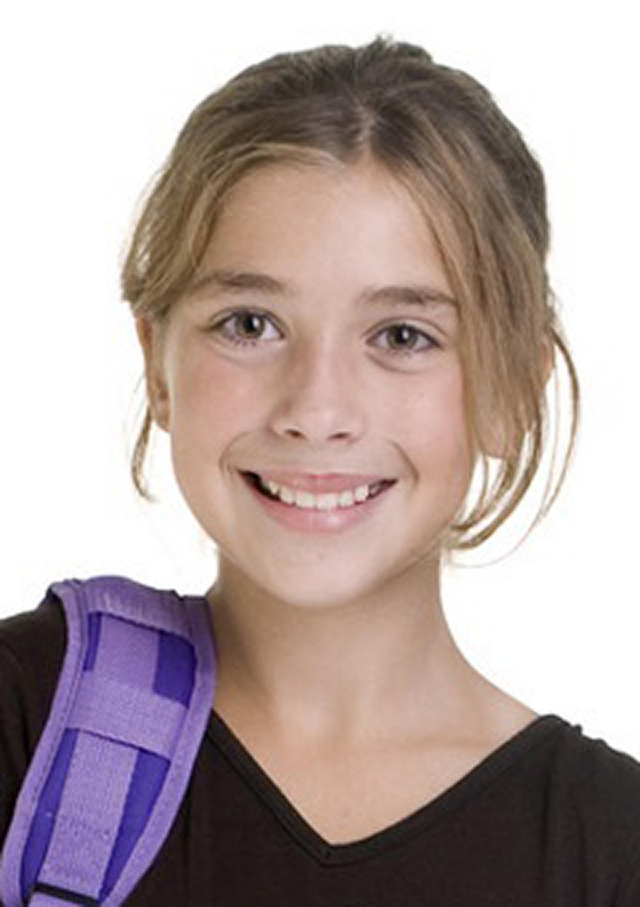
#> input picture 1.4.4/student.jpg, 1920 x 2720 px (shown at 1/3 size)
$ python earthEyes.py
#> lines starting #> are read from the running program, lines starting #| are printed output that depends on the picture
'''
earthEyes demonstrates PIL.Image.paste()
Unpublished work (c)2013 Project Lead The Way
CSE Activity 1.3.7 PIL API
Version 9/10/2013

13. matplotlib.pyplot (plt) – It allows interactive plot charts to be used
    numpy (np) – It allows use to have tools and math capabilities
    PIL – Allows us to manage image files
15a.  Line 19 calls the function subplots() from the matplotlib.pyplot library.
The function is being called with 2 argument(s): 1 and 2. The function returns 1
object(s), which is/are being assigned to fig, ax.
15b. Line 20 calls __imshow()_ on ___ax[0]____
    Line 23 calls imshow() on ax[1]
    Line 24 calls set_xticks on ax[1]
    Line 25 calls set_xlim on ax[1]
    Line 26 calls set_ylim on ax[1]
    Line 27 calls save.fig on fig
15c. The XY coordinates of the corner are (1073, 879)
16. X limits: 670 - 790 ; Range: 120
    Y Limits: 960 - 1100; Range: 140
17.
A. Line 30 uses the join() method from the os.path module. It is being passed
2 arguments. The value it returns is being assigned to the variable earth_file.

B. In line 31 the open() function of the PIL.Image module returns a new PIL.
Image object, which is being assigned to the variable earth_image.

C. The tuple is inside of the method

D. The center of the girl's eyes

E. Line 34 calls the function imshow from the plt library with 1
argument(s): earth_img. The function returns 1 object(s),
which is/are being assigned to axes2[0].
f. It can take an image or a file
g. The height and the width
h. It will print two width and height and then one height
i. It is more blurry

18. I think the resize basically takes the pixels and multiplies them while
applying color to them.

19a.
student_img bytes = 30,972
earth_small bytes = 15,667,200
d. The discrepency in the two answer is caused because of how it is saved and
how it it was resized.
e. If the color is used at the first argument, it changes the color of
the image.
f. It changes the modes and makes it so that it changes based on that mode.
g. The purpose of the paste command is to paste the earths onto the girl's
eyes.


'''

from __future__ import print_function
import matplotlib
matplotlib.use('Agg')
import matplotlib.pyplot as plt
import PIL
import os.path

# Open the files in the same directory as the Python script
directory = os.path.dirname(os.path.abspath(__file__))
student_file = os.path.join(directory, 'student.jpg')

# Open and show the student image in a new Figure window
student_img = PIL.Image.open(student_file)
#> student_img is the input picture: PIL image 1920x2720 RGB; mean R, G, B 178.1, 162.4, 160.9
fig, axes = plt.subplots(1, 2)
axes[0].imshow(student_img, interpolation='none')

# Display student in second axes and set window to the right eye
axes[1].imshow(student_img, interpolation='none')
axes[1].set_xticks(range(1050, 1410, 100))
axes[1].set_xlim(1050, 1400) #coordinates measured in plt, and tried in iPython
axes[1].set_ylim(1100, 850)
fig.savefig('girl')
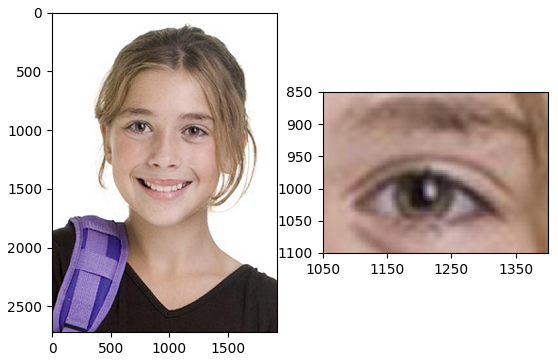
#> figure drawn by matplotlib, 2 panels

# Open, resize, and display earth
earth_file = os.path.join(directory, 'earth.png')
earth_img = PIL.Image.open(earth_file)
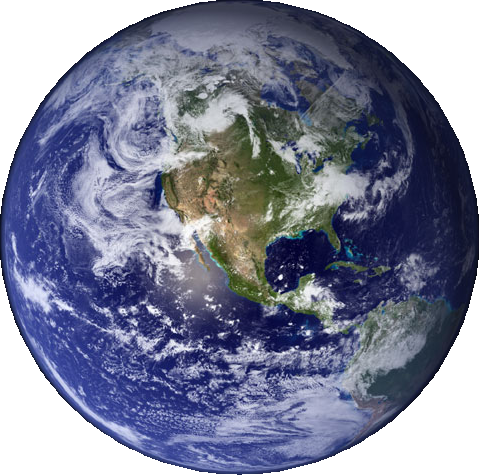
#> input picture 1.4.4/earth.png, 479 x 475 px
#> earth_img is the input picture: PIL image 479x475 RGBA; mean R, G, B, A 70.1, 74.4, 97.4, 200.8
earth_small = earth_img.resize((89, 87)) #eye width and height measured in plt
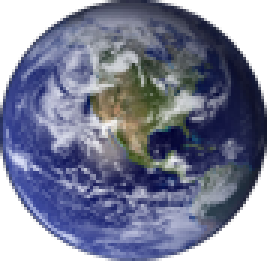
#> earth_small: PIL image 89x87 RGBA (shown 3 times larger); mean R, G, B, A 70.5, 74.9, 98.4, 200.8; transparent parts drawn white
fig2, axes2 = plt.subplots(1, 2)
axes2[0].imshow(earth_img)
axes2[1].imshow(earth_small)
fig2.savefig('earth_small.png')
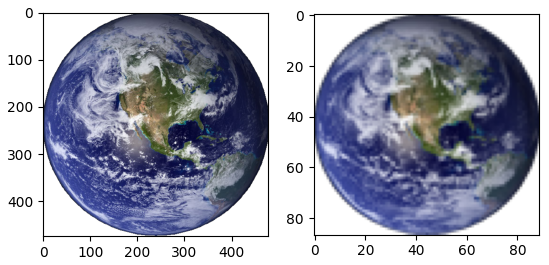
#> figure drawn by matplotlib, 2 panels

# Paste earth into right eye and display
# Uses alpha from mask
student_img.paste(earth_small, (1162, 966), mask=earth_small)
# Display
fig3, axes3 = plt.subplots(1, 2)
axes3[0].imshow(student_img, interpolation='none')
axes3[1].imshow(student_img, interpolation='none')
axes3[1].set_xlim(500, 1500)
axes3[1].set_ylim(1130, 850)
fig3.savefig('earth_eye')
